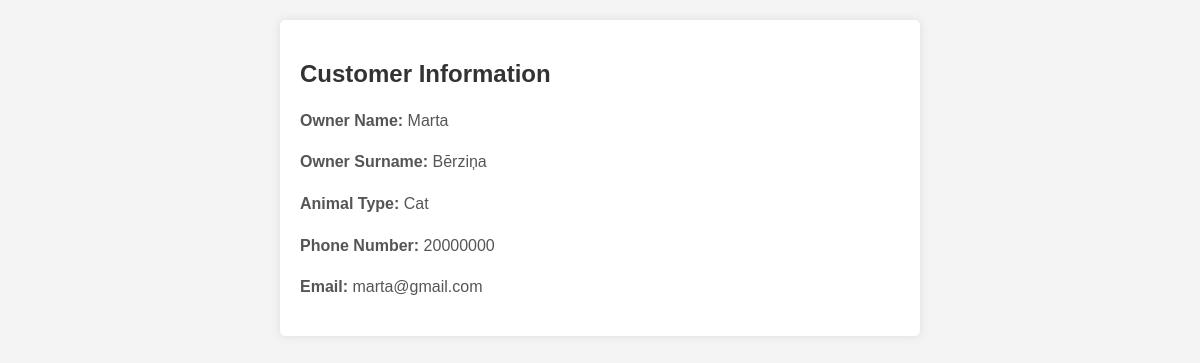
Page /customer_info.php?customer_id=8 (signed in) on the committed database.
### tables this page shows
CREATE TABLE IF NOT EXISTS `customers` (
  `id` int NOT NULL AUTO_INCREMENT,
  `owner_name` varchar(255) NOT NULL,
  `owner_surname` varchar(255) NOT NULL,
  `animal_type` varchar(50) NOT NULL,
  `phone_number` varchar(20) NOT NULL,
  `password` varchar(255) NOT NULL,
  `email` varchar(255) NOT NULL,
  PRIMARY KEY (`id`)
);

### customer_info.php (the view, shortened to what this page needs)
<?php
require_once('db_connection.php');
$customer_id = intval($_GET['customer_id']);
$sql = "SELECT * FROM customers WHERE id=$customer_id";
$result = mysqli_query($conn, $sql);
if ($result) {
    $customer = mysqli_fetch_assoc($result);
} else {
    echo "Error fetching customer details: " . mysqli_error($conn);
    exit();
}
?>
<!DOCTYPE html>
<html lang="en">
<head>
</head>
<body>
    <div class="container">
        <h2>Customer Information</h2>
        <?php if ($customer): ?>
            <p><strong>Owner Name:</strong> <?php echo htmlspecialchars($customer['owner_name']); ?></p>
            <p><strong>Owner Surname:</strong> <?php echo htmlspecialchars($customer['owner_surname']); ?></p>
            <p><strong>Animal Type:</strong> <?php echo htmlspecialchars($customer['animal_type']); ?></p>
            <p><strong>Phone Number:</strong> <?php echo htmlspecialchars($customer['phone_number']); ?></p>
            <p><strong>Email:</strong> <?php echo htmlspecialchars($customer['email']); ?></p>
        <?php else: ?>
            <p>Customer details not found.</p>
        <?php endif; ?>
    </div>
</body>
</html>

### customer_info.php (style rules this page uses)
body { font-family: Arial, sans-serif; margin: 0; padding: 20px; background-color: #f4f4f4; }
.container { max-width: 600px; margin: auto; background: #fff; padding: 20px; border-radius: 5px; box-shadow: 0 0 10px rgba(0, 0, 0, 0.1); }
h2 { color: #333; }
p { color: #555; line-height: 1.6; }

### rows in the picture
customers: owner_name "Marta", owner_surname "Bērziņa", animal_type "Cat", phone_number "20000000", email "marta@gmail.com"
